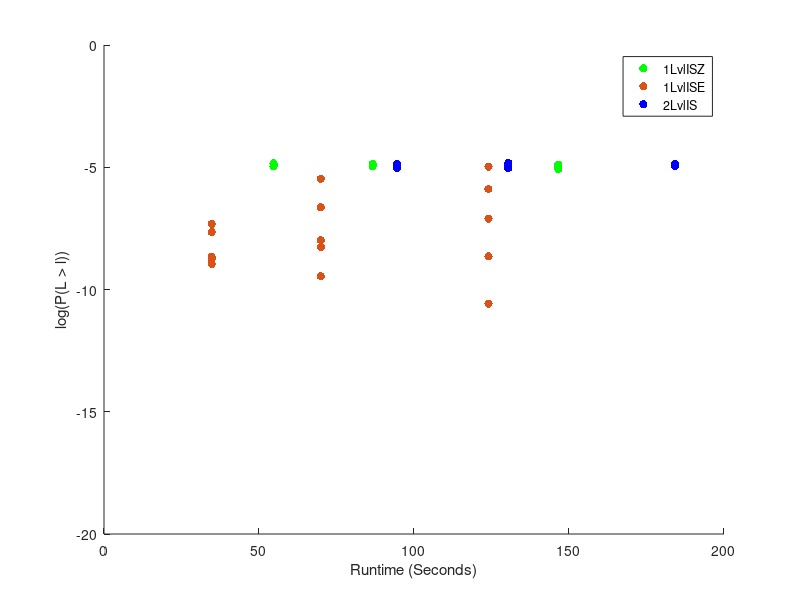

The MATLAB script that drew this image:
hold on

xMin = 0;
xMax = 200;
% yMin = 0;
% yMax = 0.00002;
trueAns =  0.001; %very far off
yMin = -20;
yMax = 0;
X = 1:xMax;

TwoLvlMCX = [33.5156,33.5156,33.5156,33.5156,33.5156,...
    64.5313,64.5313,64.5313,64.5313,64.5313,...
    133.7188,133.7188,133.7188,133.7188,133.7188,...
             ];
        
TwoLvlMCY = [ 0, 0, 0, 0, 0,...
    0, 0, 0, 0, 0,...
    0, 0, 0, 0.0000079999999999999996379848946070901, 0,...
            ];

TwoLvlMCYMean = arrayfun(@(i) mean(TwoLvlMCY((5*i-4):(5*i))), 1:(length(TwoLvlMCY)/5));

OneLvlISX = [54.7031,54.7031,54.7031,54.7031,54.7031,...
    86.6563,86.6563,86.6563,86.6563,86.6563,...
    146.5313,146.5313,146.5313,146.5313,146.5313,...
            ];
        
OneLvlISY = [0.000011056249839262287319838380661441, 0.000010724800659165673884882716282441, 0.000014427905429561334308048194119412, 0.000013633743165994886991265917786098, 0.000011471627151341933981338640224923,...
    0.000011123349856794911927966758302677, 0.000013680232255438820365743904372557, 0.000010904625540370093748194189886558, 0.000010972976455351162545712173645995, 0.000012446627276275317711042717183645,...
    0.000011494586709553274286648924529253, 0.0000084611181730776474451240568019905, 0.000010424415473530522355987207316907, 0.000012873180176378359377523281914524, 0.000011262126744590239402882790586968,...
    ];

OneLvlISYMean = arrayfun(@(i) mean(OneLvlISY((5*i-4):(5*i))), 1:(length(OneLvlISY)/5));

TwoLvlISX = [94.5,94.5,94.5,94.5,94.5,...
    130.3906,130.3906,130.3906,130.3906,130.3906,...
    184.2344,184.2344,184.2344,184.2344,184.2344,...
            ];
        
TwoLvlISY = [0.000012396185985450987746881758300166, 0.0000094547370303330297936026532790166, 0.000010086256452174362894407856627854, 0.000011857547299234657905368101049604, 0.00001357639965982464065282799003942,...
    0.000010885515517292813008698795784746, 0.000014998398438289644497996809524576, 0.000011695477644575071724496184710773, 0.0000091767644307133600258376618374889, 0.000011704907732233954775454345953456,...
    0.000013035458973654183981909573941671, 0.000013546771052892760090705787101584, 0.000013073762911106742151266975338064, 0.000012680918330091502641866763045897, 0.000011185520673453695219504849811543,...
         ];

TwoLvlISYMean = arrayfun(@(i) mean(TwoLvlISY((5*i-4):(5*i))), 1:(length(TwoLvlISY)/5));

OneLvlISEX = [34.75,34.75,34.75,34.75,34.75,...
    69.9531,69.9531,69.9531,69.9531,69.9531,...
    124.0156,124.0156,124.0156,124.0156,124.0156,...
            ];
        
OneLvlISEY = [ 0.000000047985566294491462913001294859558, 0.0000000021868530680093323439936847646771, 0.000000001109810476905008182722588722254, 0.000000022361061206780221313912052874713, 0.0000000017536462961048886940005951827937,...
    0.0000033911844588918689234768345797111, 0.00000022828431132703515709320510069374, 0.000000010295783680368165727447333926761, 0.00000000034706479861225844102795393841419, 0.0000000054627091837110491580590764773735,...
    0.000010508563222401116112872040964099, 0.000000000026455486816142307438380827446632, 0.0000000022748353776771387734137622958211, 0.0000012900067939774331487350674668724, 0.000000078836792718207117020077882851847,...
    ];

OneLvlISEYMean = arrayfun(@(i) mean(OneLvlISEY((5*i-4):(5*i))), 1:(length(OneLvlISEY)/5));

% GISX = [54.4219,54.4219,54.4219,54.4219,54.4219,...
%     101.7813,101.7813,101.7813,101.7813,101.7813,...
%     188.4844,188.4844,188.4844,188.4844,188.4844,...
%             ];
%         
% GISY = [0.00021058389712558001375872218652319, 0.00018167303353227090686669575880785, 0.000054928757889828200039906286322733, 0.000098183766003772732569587766704444, 0.0011973395061439726094754121277219,...
%     0.00058589944119215222467778048098808, 0.00012129537286017166245605247709705, 0.00020858655652216344768626332673023, 0.00043556594055994390241037805822089, 0.00027364061436497422044947236408063,...
%     0.00025137808636694795394808665811581, 0.00016229609514603369016007283764935, 0.00014115136035029507205126875213352, 0.00008833260281654161858149593156142, 0.00010701730233053042477646410457481,...
%     ];
% 
% GYMean = arrayfun(@(i) mean(GISY((5*i-4):(5*i))), 1:(length(GISY)/5));

%s1 = scatter(TwoLvlMCX,log(TwoLvlMCY),'r', 'filled');
s2 = scatter(OneLvlISX,log10(OneLvlISY),'g', 'filled');
s4 = scatter(OneLvlISEX,log10(OneLvlISEY),'black', 'filled');
s3 = scatter(TwoLvlISX,log10(TwoLvlISY),'b', 'filled');
% s5 = scatter(GISX,log(GISY),'y', 'filled');
%alpha(s1,0.4);
%alpha(s2,0.4);
%alpha(s3,0.4);

axis([xMin,xMax,yMin,yMax]);

%plot(unique(TwoLvlMCX),TwoLvlMCYMean,'r','LineWidth',3)
%plot(unique(OneLvlISX),OneLvlISYMean,'g','LineWidth',3)
%plot(unique(TwoLvlISX),TwoLvlISYMean,'b','LineWidth',3)
%r1 = refline(0,log(trueAns));
%r1.Color = 'r';
%r1.LineStyle = '--';

% legend('1LvlISZ','1LvlISE','2LvlIS','GlassermanIS');
legend('1LvlISZ','1LvlISE','2LvlIS');
%title('S:10, l:0.20')
xlabel('Runtime (Seconds)');
ylabel('log(P(L > l))');
axis([xMin,xMax,yMin,yMax]);

hold off
